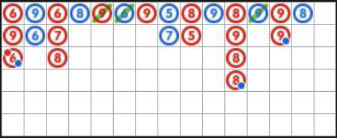
#> input picture Detect_circle_count_each_row/circle.jpg, 337 x 138 px
$ python test3.py
#> lines starting #> are read from the running program, lines starting #| are printed output that depends on the picture; after the words box and inside, x2 and y2 are one past the last pixel; in counts of white or black regions, pixels touching at a corner belong together
import cv2
import numpy as np

def count_circles(image_path):
    # Load the image
#> called with image_path = 'circle.jpg'
    image = cv2.imread(image_path)
#> image is the input picture: shape (138, 337, 3); mean B, G, R 221.3, 219.5, 225.8

    # Convert the image to grayscale
    gray = cv2.cvtColor(image, cv2.COLOR_BGR2GRAY)
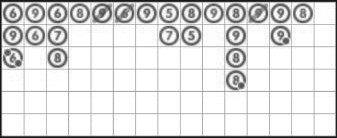
#> gray: shape (138, 337); min 5, max 255, mean 221.6

    # Detect circles in the image
    rows = gray.shape[0]
#> rows = 138
    circles = cv2.HoughCircles(gray, cv2.HOUGH_GRADIENT, 1, rows / 8,
                          param1=20, param2=15,
                          minRadius=8, maxRadius=12)
#> circles = 25 rows, first 8: [235.5, 79.5, 9.6], [190.5, 35.5, 9.6], [235.5, 57.5, 10.2], [56.5, 35.5, 9.6], [235.5, 35.5, 10.2], [12.5, 57.5, 10.2], [56.5, 57.5, 10.2], [235.5, 12.5, 10.2]

    count = 0

    # Loop over the circles
    if circles is not None:
        circles = np.uint16(np.around(circles))
#> circles = 25 rows, first 8: [236, 80, 10], [190, 36, 10], [236, 58, 10], [56, 36, 10], [236, 36, 10], [12, 58, 10], [56, 58, 10], [236, 12, 10]
        for i in circles[0, :]:


            center = (i[0], i[1])
            radius = i[2]
            new_img = np.zeros_like(image)
            cv2.circle(new_img, center, radius, (255, 255, 255), -1)

            # Save new image
            cv2.imshow('circle_area.jpg', new_img)
            cv2.waitKey(0)
#> this loop made 25 passes
#> i on passes 1 to 12: [236, 80, 10], [190, 36, 10], [236, 58, 10], [56, 36, 10], [236, 36, 10], [12, 58, 10], [56, 58, 10], [236, 12, 10], [80, 12, 10], [168, 36, 10], [302, 12, 10], [12, 12, 10]
#> pass 1, in count_circles, `cv2.imshow('circle_area.jpg', new_img)`:
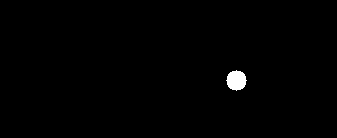
#> window 'circle_area.jpg': shape (138, 337, 3); 0.68% white; 1 white region, box (x1, y1, x2, y2) and area: (226, 70, 247, 91) 317
#> pass 2, in count_circles, `cv2.imshow('circle_area.jpg', new_img)`:
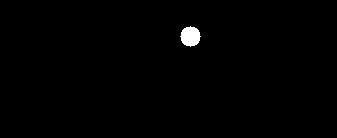
#> window 'circle_area.jpg': shape (138, 337, 3); 0.68% white; 1 white region, box (x1, y1, x2, y2) and area: (180, 26, 201, 47) 317
#> after the loop:
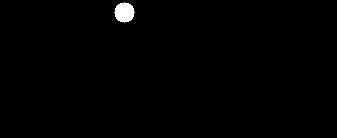
#> new_img: shape (138, 337, 3); 0.68% white; 1 white region, box (x1, y1, x2, y2) and area: (114, 2, 135, 23) 317
    return count
count_circles('circle.jpg')
